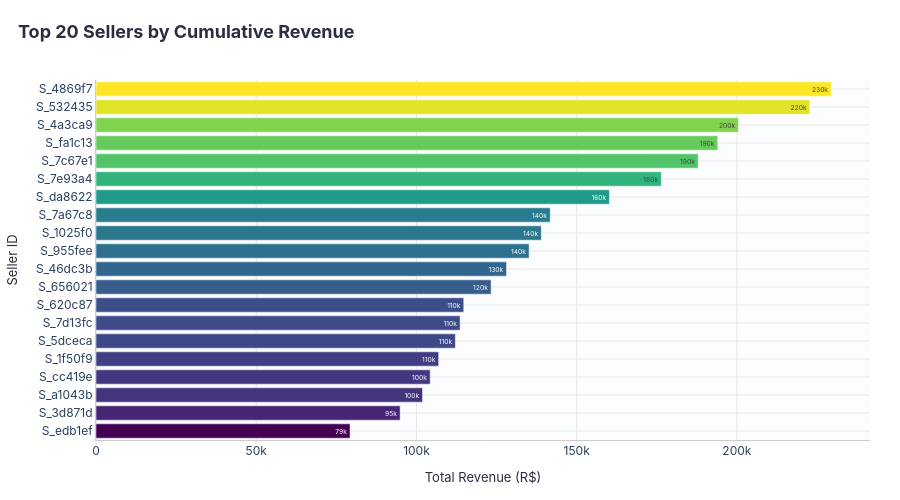
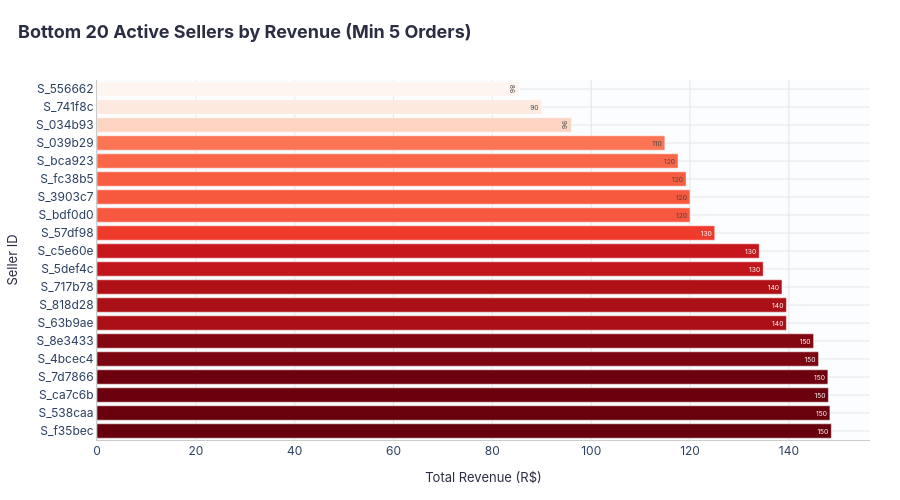
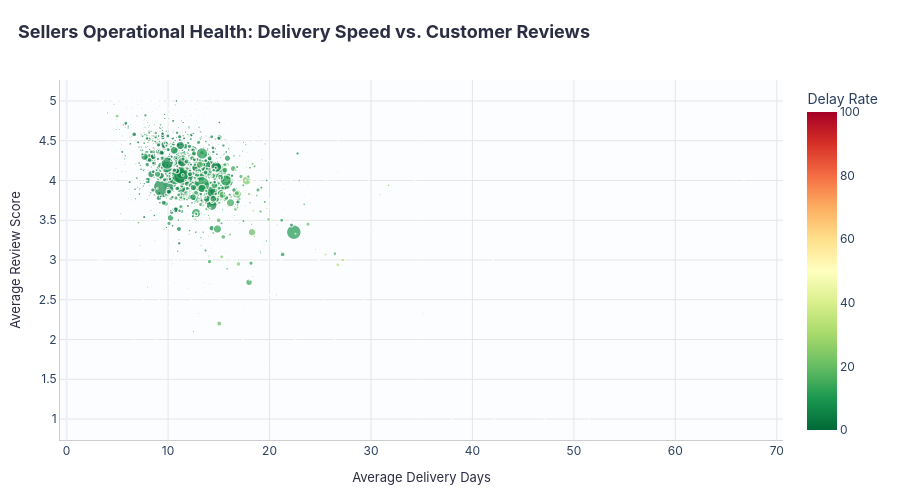

These figures' notebook cell, in order:
### Markdown cell above
## 3. Seller Performance

This section analyzes the performance of our seller ecosystem. We identify revenue concentration, transaction volume, and operational metrics (delivery speed and customer satisfaction) across different seller segments. 

Specifically, we evaluate:
* **Top 20 Sellers by Revenue:** Identifying the primary revenue drivers.
* **Bottom 20 Sellers by Revenue (with at least 5 orders):** Identifying underperforming or struggling accounts.
* **Delivery Performance vs. Customer Satisfaction:** Understanding how shipping duration impacts review scores.

> **Note on Bottom Sellers:** To make the bottom-performer analysis meaningful, we filter for sellers with a minimum of 5 orders to exclude newly registered or dormant accounts.

### Code cell
# Data Preparation for Top and Bottom Sellers
top_20_sellers = seller_kpis.sort_values(by="total_revenue_brl", ascending=False).head(20).copy()
top_20_sellers["seller_label"] = top_20_sellers["seller_id"].apply(lambda x: f"S_{x[:6]}")

# Filter for active sellers with at least 5 orders to identify bottom performers
active_sellers = seller_kpis[seller_kpis["unique_orders"] >= 5]
bottom_20_sellers = active_sellers.sort_values(by="total_revenue_brl", ascending=True).head(20).copy()
bottom_20_sellers["seller_label"] = bottom_20_sellers["seller_id"].apply(lambda x: f"S_{x[:6]}")

# 1. Plotly Bar Chart: Top 20 Sellers by Revenue
fig_top_sellers = px.bar(
    top_20_sellers,
    x="total_revenue_brl",
    y="seller_label",
    orientation="h",
    color="total_revenue_brl",
    color_continuous_scale="Viridis",
    labels={"total_revenue_brl": "Total Revenue (R$)", "seller_label": "Seller ID (Truncated)"},
    text_auto=".2s"
)
fig_top_sellers.update_layout(yaxis={'categoryorder': 'total ascending'})
apply_layout(fig_top_sellers, "Top 20 Sellers by Cumulative Revenue", "Total Revenue (R$)", "Seller ID", height=500)
fig_top_sellers.update_layout(coloraxis_showscale=False)
fig_top_sellers.show()

# 2. Plotly Bar Chart: Bottom 20 Active Sellers by Revenue
fig_bottom_sellers = px.bar(
    bottom_20_sellers,
    x="total_revenue_brl",
    y="seller_label",
    orientation="h",
    color="total_revenue_brl",
    color_continuous_scale="Reds",
    labels={"total_revenue_brl": "Total Revenue (R$)", "seller_label": "Seller ID (Truncated)"},
    text_auto=".2s"
)
fig_bottom_sellers.update_layout(yaxis={'categoryorder': 'total descending'})
apply_layout(fig_bottom_sellers, "Bottom 20 Active Sellers by Revenue (Min 5 Orders)", "Total Revenue (R$)", "Seller ID", height=500)
fig_bottom_sellers.update_layout(coloraxis_showscale=False)
fig_bottom_sellers.show()

# 3. Operational Analysis: Delivery Days vs Review Score
# Group by seller to look at average delivery speed vs review scores
fig_delivery_vs_review = px.scatter(
    seller_kpis[seller_kpis["unique_orders"] >= 3],
    x="avg_delivery_days",
    y="avg_review_score",
    size="unique_orders",
    color="delay_rate",
    color_continuous_scale="RdYlGn_r",
    hover_name="seller_id",
    labels={
        "avg_delivery_days": "Avg Delivery Days",
        "avg_review_score": "Avg Review Score",
        "unique_orders": "Order Count",
        "delay_rate": "Delay Rate"
    }
)
apply_layout(
    fig_delivery_vs_review, 
    "Sellers Operational Health: Delivery Speed vs. Customer Reviews", 
    "Average Delivery Days", 
    "Average Review Score", 
    height=500,
    showlegend=True
)
fig_delivery_vs_review.show()

# Statistical correlation summary
corr_delivery_review = seller_kpis["avg_delivery_days"].corr(seller_kpis["avg_review_score"])
corr_delay_review = seller_kpis["delay_rate"].corr(seller_kpis["avg_review_score"])
print(f"Correlation: Avg Delivery Days vs. Avg Review Score: {corr_delivery_review:.3f}")
print(f"Correlation: Delay Rate vs. Avg Review Score        : {corr_delay_review:.3f}")

### Figure 1 — Plotly figure (JSON) as saved in the notebook; plotly's stock layout.template omitted (floating-point values rounded to 4 significant figures)
{"data": [{"hovertemplate": "Total Revenue (R$)=%{marker.color}<br>Seller ID (Truncated)=%{y}<extra></extra>", "legendgroup": "", "marker": {"color": [229500.0, 222800.0, 200500.0, 194000.0, 187900.0, 176400.0, 160200.0, 141700.0, 139000.0, 135200.0, 128100.0, 123300.0, 114800.0, 113600.0, 112200.0, 106900.0, 104300.0, 101900.0, 94910.0, 79280.0], "coloraxis": "coloraxis", "pattern": {"shape": ""}}, "name": "", "orientation": "h", "showlegend": false, "textposition": "auto", "texttemplate": "%{x:.2s}", "type": "bar", "x": [229500.0, 222800.0, 200500.0, 194000.0, 187900.0, 176400.0, 160200.0, 141700.0, 139000.0, 135200.0, 128100.0, 123300.0, 114800.0, 113600.0, 112200.0, 106900.0, 104300.0, 101900.0, 94910.0, 79280.0], "xaxis": "x", "y": ["S_4869f7", "S_532435", "S_4a3ca9", "S_fa1c13", "S_7c67e1", "S_7e93a4", "S_da8622", "S_7a67c8", "S_1025f0", "S_955fee", "S_46dc3b", "S_656021", "S_620c87", "S_7d13fc", "S_5dceca", "S_1f50f9", "S_cc419e", "S_a1043b", "S_3d871d", "S_edb1ef"], "yaxis": "y"}], "layout": {"barmode": "relative", "coloraxis": {"autocolorscale": false, "colorbar": {"title": {"text": "Total Revenue (R$)"}}, "colorscale": [[0, "#440154"], [0.1111, "#482878"], [0.2222, "#3e4989"], [0.3333, "#31688e"], [0.4444, "#26828e"], [0.5556, "#1f9e89"], [0.6667, "#35b779"], [0.7778, "#6ece58"], [0.8889, "#b5de2b"], [1, "#fde725"]], "showscale": false}, "font": {"family": "Inter, Arial, sans-serif", "size": 12}, "height": 500, "legend": {"tracegroupgap": 0}, "margin": {"b": 60, "l": 60, "r": 30, "t": 80}, "paper_bgcolor": "white", "plot_bgcolor": "#FCFDFF", "showlegend": false, "title": {"font": {"color": "#2B2D42", "family": "Inter, Arial, sans-serif", "size": 18}, "text": "<b>Top 20 Sellers by Cumulative Revenue</b>", "x": 0.02, "y": 0.95}, "xaxis": {"anchor": "y", "domain": [0, 1], "gridcolor": "#E5E5E5", "linecolor": "#CCCCCC", "showgrid": true, "title": {"font": {"color": "#2B2D42", "family": "Inter, Arial, sans-serif", "size": 13}, "text": "Total Revenue (R$)"}}, "yaxis": {"anchor": "x", "categoryorder": "total ascending", "domain": [0, 1], "gridcolor": "#E5E5E5", "linecolor": "#CCCCCC", "showgrid": true, "title": {"font": {"color": "#2B2D42", "family": "Inter, Arial, sans-serif", "size": 13}, "text": "Seller ID"}}}}

### Figure 2 — Plotly figure (JSON) as saved in the notebook; plotly's stock layout.template omitted (floating-point values rounded to 4 significant figures)
{"data": [{"hovertemplate": "Total Revenue (R$)=%{marker.color}<br>Seller ID (Truncated)=%{y}<extra></extra>", "legendgroup": "", "marker": {"color": [85.5, 89.95, 96.0, 114.9, 117.6, 119.2, 120.0, 120.0, 125.0, 134.0, 134.8, 138.6, 139.5, 139.5, 145.0, 146.0, 147.9, 148.0, 148.3, 148.6], "coloraxis": "coloraxis", "pattern": {"shape": ""}}, "name": "", "orientation": "h", "showlegend": false, "textposition": "auto", "texttemplate": "%{x:.2s}", "type": "bar", "x": [85.5, 89.95, 96.0, 114.9, 117.6, 119.2, 120.0, 120.0, 125.0, 134.0, 134.8, 138.6, 139.5, 139.5, 145.0, 146.0, 147.9, 148.0, 148.3, 148.6], "xaxis": "x", "y": ["S_556662", "S_741f8c", "S_034b93", "S_039b29", "S_bca923", "S_fc38b5", "S_3903c7", "S_bdf0d0", "S_57df98", "S_c5e60e", "S_5def4c", "S_717b78", "S_63b9ae", "S_818d28", "S_8e3433", "S_4bcec4", "S_7d7866", "S_ca7c6b", "S_538caa", "S_f35bec"], "yaxis": "y"}], "layout": {"barmode": "relative", "coloraxis": {"autocolorscale": false, "colorbar": {"title": {"text": "Total Revenue (R$)"}}, "colorscale": [[0, "rgb(255,245,240)"], [0.125, "rgb(254,224,210)"], [0.25, "rgb(252,187,161)"], [0.375, "rgb(252,146,114)"], [0.5, "rgb(251,106,74)"], [0.625, "rgb(239,59,44)"], [0.75, "rgb(203,24,29)"], [0.875, "rgb(165,15,21)"], [1, "rgb(103,0,13)"]], "showscale": false}, "font": {"family": "Inter, Arial, sans-serif", "size": 12}, "height": 500, "legend": {"tracegroupgap": 0}, "margin": {"b": 60, "l": 60, "r": 30, "t": 80}, "paper_bgcolor": "white", "plot_bgcolor": "#FCFDFF", "showlegend": false, "title": {"font": {"color": "#2B2D42", "family": "Inter, Arial, sans-serif", "size": 18}, "text": "<b>Bottom 20 Active Sellers by Revenue (Min 5 Orders)</b>", "x": 0.02, "y": 0.95}, "xaxis": {"anchor": "y", "domain": [0, 1], "gridcolor": "#E5E5E5", "linecolor": "#CCCCCC", "showgrid": true, "title": {"font": {"color": "#2B2D42", "family": "Inter, Arial, sans-serif", "size": 13}, "text": "Total Revenue (R$)"}}, "yaxis": {"anchor": "x", "categoryorder": "total descending", "domain": [0, 1], "gridcolor": "#E5E5E5", "linecolor": "#CCCCCC", "showgrid": true, "title": {"font": {"color": "#2B2D42", "family": "Inter, Arial, sans-serif", "size": 13}, "text": "Seller ID"}}}}

### Figure 3 — Plotly figure (JSON) as saved in the notebook; plotly's stock layout.template omitted (floating-point values rounded to 4 significant figures; data arrays with more than 128 entries replaced by an {"elided": "..."} marker saying what was removed)
{"data": [{"hovertemplate": "<b>%{hovertext}</b><br><br>Avg Delivery Days=%{x}<br>Avg Review Score=%{y}<br>Order Count=%{marker.size}<br>Delay Rate=%{marker.color}<extra></extra>", "hovertext": {"elided": "2171 str values"}, "legendgroup": "", "marker": {"color": {"elided": "2171 float values"}, "coloraxis": "coloraxis", "size": {"elided": "2171 int values"}, "sizemode": "area", "sizeref": 4.635, "symbol": "circle"}, "mode": "markers", "name": "", "showlegend": false, "type": "scattergl", "x": {"elided": "2171 float values"}, "xaxis": "x", "y": {"elided": "2171 float values"}, "yaxis": "y"}], "layout": {"coloraxis": {"autocolorscale": false, "colorbar": {"title": {"text": "Delay Rate"}}, "colorscale": [[0, "rgb(0,104,55)"], [0.1, "rgb(26,152,80)"], [0.2, "rgb(102,189,99)"], [0.3, "rgb(166,217,106)"], [0.4, "rgb(217,239,139)"], [0.5, "rgb(255,255,191)"], [0.6, "rgb(254,224,139)"], [0.7, "rgb(253,174,97)"], [0.8, "rgb(244,109,67)"], [0.9, "rgb(215,48,39)"], [1, "rgb(165,0,38)"]]}, "font": {"family": "Inter, Arial, sans-serif", "size": 12}, "height": 500, "legend": {"itemsizing": "constant", "tracegroupgap": 0}, "margin": {"b": 60, "l": 60, "r": 30, "t": 80}, "paper_bgcolor": "white", "plot_bgcolor": "#FCFDFF", "showlegend": true, "title": {"font": {"color": "#2B2D42", "family": "Inter, Arial, sans-serif", "size": 18}, "text": "<b>Sellers Operational Health: Delivery Speed vs. Customer Reviews</b>", "x": 0.02, "y": 0.95}, "xaxis": {"anchor": "y", "domain": [0, 1], "gridcolor": "#E5E5E5", "linecolor": "#CCCCCC", "showgrid": true, "title": {"font": {"color": "#2B2D42", "family": "Inter, Arial, sans-serif", "size": 13}, "text": "Average Delivery Days"}}, "yaxis": {"anchor": "x", "domain": [0, 1], "gridcolor": "#E5E5E5", "linecolor": "#CCCCCC", "showgrid": true, "title": {"font": {"color": "#2B2D42", "family": "Inter, Arial, sans-serif", "size": 13}, "text": "Average Review Score"}}}}
